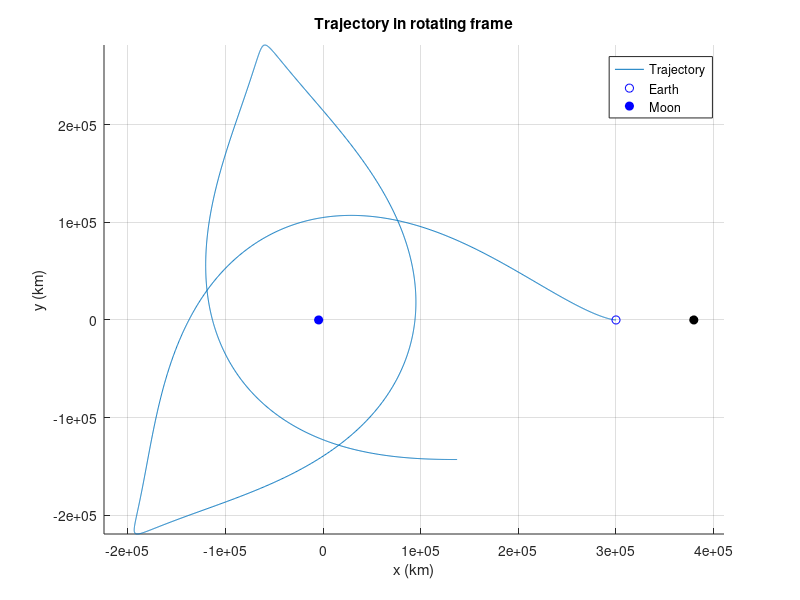

The MATLAB source for this figure:
function demo_two_body_rotating_frame
% Define parameters (use consistent units!)
p.Mu_Earth = 398600.4418;      % km^3/s^2
p.Mu_Luna  = 4902.800066;      % km^3/s^2
R_EM       = 384400;           % km, Earth–Moon distance
p.d_Earth  = -4.6707e+03;                % x-position of Earth in this frame (km)
p.d_Luna   = R_EM+p.d_Earth;             % x-position of Moon in this frame (km)

% If you're in a synodic (rotating) frame, Omega is the mean motion:
p.Omega    = sqrt( (p.Mu_Earth + p.Mu_Luna) / R_EM^3 )  % rad/s

% Initial conditions [x y z vx vy vz] (example: near Earth on x-axis)
X0 = [300000, 0, 0, 0, 0, 0]; % km, km/s (choose your own ICs)

% Integration window
tspan = [0, 2.3570e+06];   

% Solver options
opts = odeset('RelTol',1e-10,'AbsTol',1e-12);

% Integrate
[t,X] = ode45(@(t,X) eom(t,X,p), tspan, X0, opts);

% Plot trajectory projection
figure;
hold on;
plot(X(:,1), X(:,2)); axis equal; grid on
plot(X(1,1), X(1,2),'ob');                             % S/C start point
xlabel('x (km)'); ylabel('y (km)'); title('Trajectory in rotating frame');
hold on; plot(p.d_Earth,0,'bo','MarkerFaceColor','b'); % Earth
plot(p.d_Luna,0,'ko','MarkerFaceColor','k');           % Moon
legend('Trajectory','Earth','Moon');
end

function dXdt = eom(~,X,p)
% Unpack state
x = X(1); y = X(2); z = X(3);
vx = X(4); vy = X(5); vz = X(6);

% Distances to Earth and Moon
rE = sqrt( (x - p.d_Earth)^2 + y^2 + z^2 );
rM = sqrt( (x - p.d_Luna )^2 + y^2 + z^2 );

% Accelerations (your formulas)
ax =  2*p.Omega*vy + (p.Omega^2)*x ...
    - (p.Mu_Earth/(rE^3))*(x - p.d_Earth) ...
    - (p.Mu_Luna /(rM^3))*(x - p.d_Luna);

ay = - (p.Mu_Earth/(rE^3))*y ...
     - (p.Mu_Luna /(rM^3))*y ...
     + (p.Omega^2)*y ...
     - 2*p.Omega*vx;

az = - (p.Mu_Earth/(rE^3))*z ...
     - (p.Mu_Luna /(rM^3))*z;

% State derivative
dXdt = [vx; vy; vz; ax; ay; az];
end
